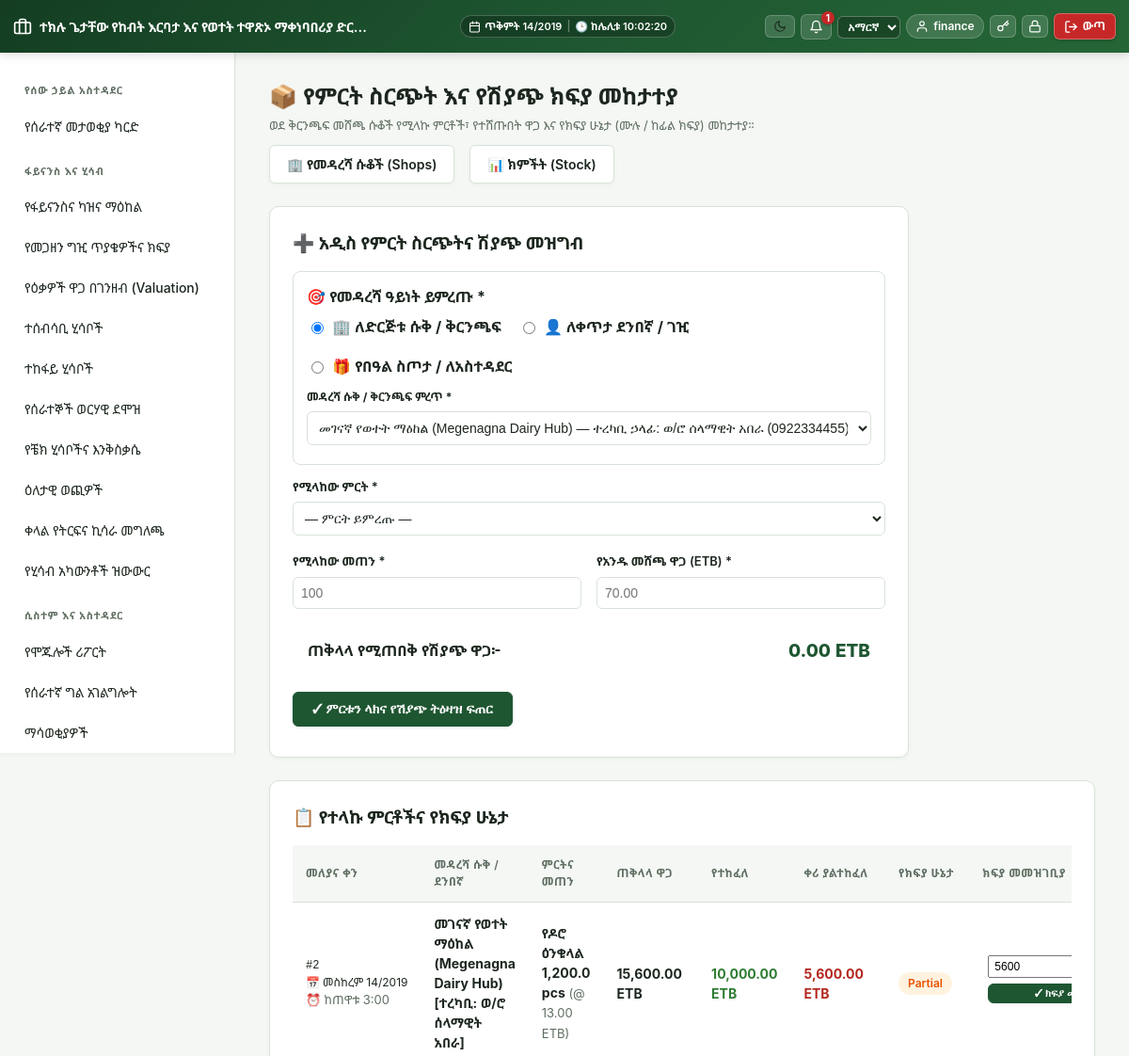
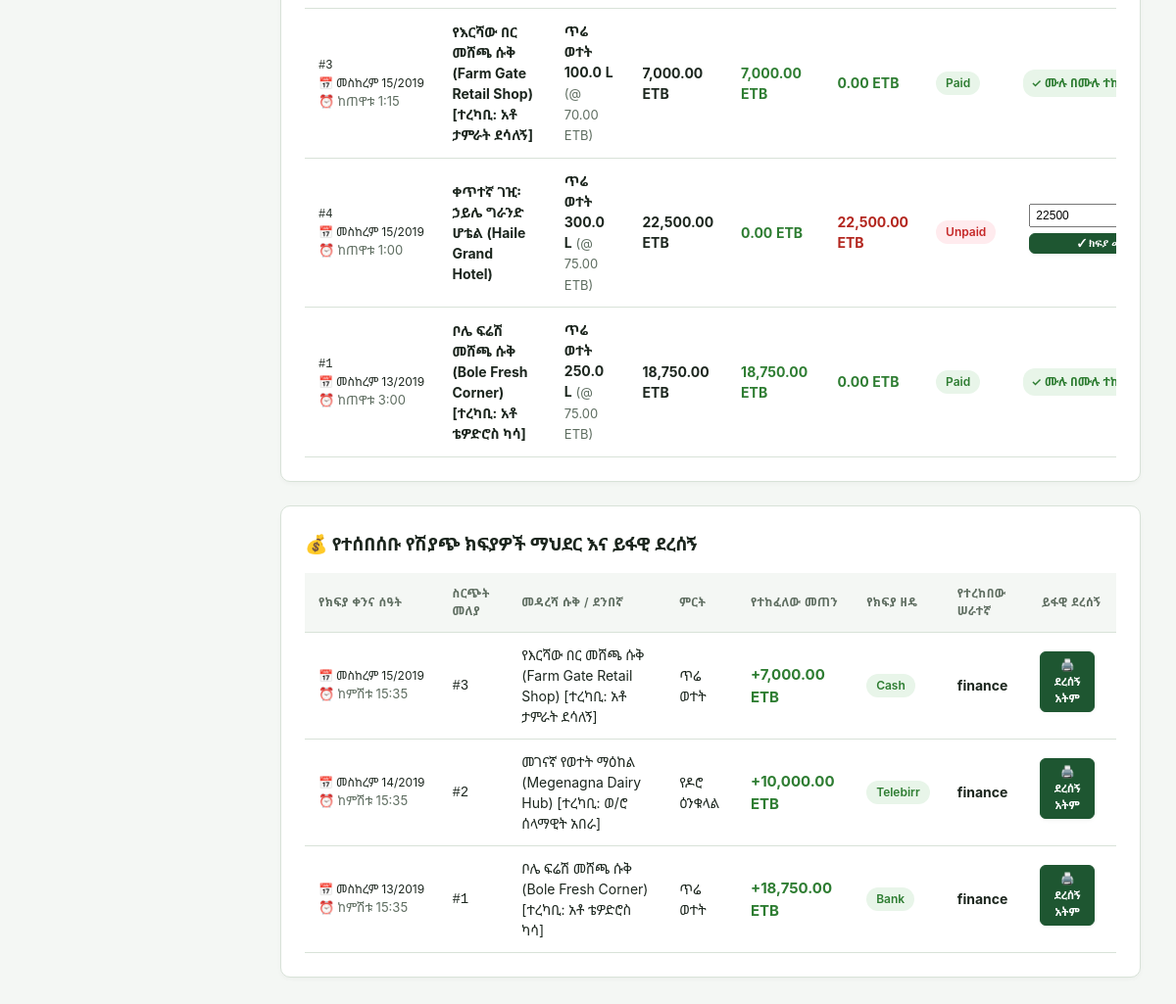
The page /modules/distribution/dispatches.php (signed in) on the database its author committed (2 pictures, top to bottom).
### tables this page shows
CREATE TABLE `dist_dispatches` (
  `id` int(11) NOT NULL,
  `vehicle_id` int(11) DEFAULT NULL,
  `driver_id` int(11) DEFAULT NULL,
  `driver_name` varchar(150) DEFAULT NULL,
  `destination_pos_location` varchar(150) NOT NULL,
  `warehouse_id` int(11) NOT NULL,
  `stock_item_id` int(11) NOT NULL,
  `quantity_dispatched` decimal(12,2) NOT NULL,
  `unit_price` decimal(12,2) NOT NULL DEFAULT 0.00,
  `total_price` decimal(12,2) NOT NULL DEFAULT 0.00,
  `amount_paid` decimal(12,2) NOT NULL DEFAULT 0.00,
  `payment_status` enum('unpaid','partial','paid') NOT NULL DEFAULT 'unpaid',
  `payment_notes` varchar(255) DEFAULT NULL,
  `sale_channel` enum('direct_sale','shop_transfer','internal_use') DEFAULT NULL COMMENT 'direct_sale=outside buyer; shop_transfer=to company shop; internal_use=gift/protocol/food at price 0',
  `quantity_delivered` decimal(12,2) DEFAULT NULL,
  `variance_flagged` tinyint(1) NOT NULL DEFAULT 0,
  `planned_dispatch_at` datetime NOT NULL,
  `dispatched_at` datetime DEFAULT NULL,
  `confirmed_at` datetime DEFAULT NULL,
  `status` enum('planned','dispatched','in_transit','delivered','partially_delivered','failed') NOT NULL DEFAULT 'planned',
  `created_by` int(11) NOT NULL,
  `created_at` datetime DEFAULT current_timestamp()
);

CREATE TABLE `wh_stock_items` (
  `id` int(11) NOT NULL,
  `sku` varchar(50) NOT NULL,
  `name` varchar(150) NOT NULL,
  `product_class` enum('milk','feed','medicine','equipment','spare_parts','general') NOT NULL,
  `department_scope` varchar(20) DEFAULT NULL COMMENT 'NULL = shared across all departments in its product_class; otherwise a departments.code value restricting it to one department (see includes/material_request_shared.php)',
  `partition_code` enum('finished_products','feed_nutrition','materials_supplies') NOT NULL DEFAULT 'finished_products',
  `unit` varchar(20) NOT NULL,
  `is_perishable` tinyint(1) NOT NULL DEFAULT 0
);

CREATE TABLE `dist_dispatch_payments` (
  `id` int(11) NOT NULL,
  `dispatch_id` int(11) NOT NULL,
  `amount` decimal(12,2) NOT NULL,
  `payment_method` enum('cash','bank','telebirr') NOT NULL DEFAULT 'cash',
  `reference_no` varchar(100) DEFAULT NULL,
  `notes` varchar(255) DEFAULT NULL,
  `received_by` int(11) NOT NULL,
  `created_at` datetime DEFAULT current_timestamp()
);

CREATE TABLE `users` (
  `id` int(11) NOT NULL,
  `name` varchar(100) NOT NULL,
  `email` varchar(150) NOT NULL,
  `password` varchar(255) NOT NULL,
  `api_token` varchar(64) DEFAULT NULL,
  `role_id` int(11) NOT NULL,
  `department_id` int(11) DEFAULT NULL,
  `locale` varchar(5) NOT NULL DEFAULT 'en',
  `theme` varchar(5) NOT NULL DEFAULT 'light',
  `two_factor_secret` varchar(64) DEFAULT NULL,
  `two_factor_enabled` tinyint(1) NOT NULL DEFAULT 0,
  `is_active` tinyint(1) NOT NULL DEFAULT 1,
  `last_login_at` datetime DEFAULT NULL,
  `created_at` datetime DEFAULT current_timestamp()
);

### modules/distribution/dispatches.php (the view, shortened to what the rows shown need)
<?php
require_once __DIR__ . '/../../includes/functions.php';
require_once __DIR__ . '/../../includes/auth.php';
require_once __DIR__ . '/../../includes/header.php';
$dispatches = db()->query(
    "SELECT d.*, i.name AS item_name, i.unit, u.name AS creator_name
     FROM dist_dispatches d
     JOIN wh_stock_items i ON i.id = d.stock_item_id
     JOIN users u ON u.id = d.created_by
     ORDER BY d.created_at DESC LIMIT 50"
)->fetchAll();
$payments = db()->query(
    "SELECT p.*, d.destination_pos_location, d.quantity_dispatched, d.unit_price, i.name AS item_name, i.unit, u.name AS receiver_name
     FROM dist_dispatch_payments p
     JOIN dist_dispatches d ON d.id = p.dispatch_id
     JOIN wh_stock_items i ON i.id = d.stock_item_id
     JOIN users u ON u.id = p.received_by
     ORDER BY p.created_at DESC LIMIT 50"
)->fetchAll();
?>
<div style="display:flex;justify-content:space-between;align-items:center;margin-bottom:16px;flex-wrap:wrap;gap:10px">
    <div>
        <h2 class="mt-0" style="margin-bottom:4px">📦 <?= current_locale() === 'am' ? 'የምርት ስርጭት እና የሽያጭ ክፍያ መከታተያ' : 'Dispatches & Sales Payment Flow' ?></h2>
    </div>
</div>
<div class="card" style="margin-bottom:24px">
    <div style="overflow-x:auto">
        <table>
            <thead>
                <tr>
                    <th><?= current_locale() === 'am' ? 'መለያና ቀን' : 'ID & Date' ?></th>
                    <th><?= current_locale() === 'am' ? 'መዳረሻ ሱቅ / ደንበኛ' : 'Destination Shop / Buyer' ?></th>
                    <th><?= current_locale() === 'am' ? 'ምርትና መጠን' : 'Product & Qty' ?></th>
                    <th><?= current_locale() === 'am' ? 'ጠቅላላ ዋጋ' : 'Total Price' ?></th>
                    <th><?= current_locale() === 'am' ? 'የተከፈለ' : 'Paid' ?></th>
                    <th><?= current_locale() === 'am' ? 'ቀሪ ያልተከፈለ' : 'Remaining' ?></th>
                    <th><?= current_locale() === 'am' ? 'የክፍያ ሁኔታ' : 'Status' ?></th>
                    <th><?= current_locale() === 'am' ? 'ክፍያ መመዝገቢያ' : 'Record Payment' ?></th>
                </tr>
            </thead>
            <tbody>
                <?php foreach ($dispatches as $d):
                    $totalVal = (float)$d['total_price'];
                    $paidVal  = (float)$d['amount_paid'];
                    $remVal   = max(0, $totalVal - $paidVal);
                    $pStatusBadge = match($d['payment_status']) {
                        'paid' => 'badge milking',
                        'partial' => 'badge dry',
                        default => 'badge sold'
                    };
                ?>
                    <tr>
                        <td style="font-size:12px;white-space:nowrap">
                            <code>#<?= (int)$d['id'] ?></code><br>
                            📅 <?= eth_date($d['dispatched_at']) ?><br>
                            <small class="text-muted">⏰ <?= eth_time($d['dispatched_at']) ?></small>
                        </td>
                        <td><strong><?= h($d['destination_pos_location']) ?></strong></td>
                        <td>
                            <strong><?= h($d['item_name']) ?></strong>
                            <br><span style="font-weight:700"><?= number_format($d['quantity_dispatched'], 1) ?> <?= h($d['unit']) ?></span>
                            <small class="text-muted">(@ <?= number_format($d['unit_price'], 2) ?> ETB)</small>
                        </td>
                        <td><strong style="font-size:14px"><?= number_format($totalVal, 2) ?> ETB</strong></td>
                        <td style="color:#2e7d32;font-weight:700"><?= number_format($paidVal, 2) ?> ETB</td>
                        <td style="color:<?= $remVal > 0 ? '#b3261e' : '#2e7d32' ?>;font-weight:700">
                            <?= number_format($remVal, 2) ?> ETB
                        </td>
                        <td><span class="<?= $pStatusBadge ?>"><?= h(ucfirst($d['payment_status'])) ?></span></td>
                        <td>
                            <?php if ($remVal > 0.01): ?>
                                <form method="post" style="display:flex;gap:4px;flex-direction:column;background:var(--hover);padding:6px;border-radius:6px"><?= csrf_field() ?>
                                    <div style="display:flex;gap:4px">
                                        <input type="number" step="0.01" min="0.01" max="<?= $remVal ?>" name="payment_amount" value="<?= $remVal ?>" required style="width:90px;padding:3px 5px;font-size:12px" title="የሚከፈለው መጠን">
                                    </div>
                                    <button class="btn" type="submit" style="padding:3px 8px;font-size:11px;background:#1e5631;border-color:#1e5631;margin-top:2px">✓ ክፍያ መዝግብ</button>
                                </form>
                            <?php else: ?>
                                <span class="badge milking" style="padding:5px 8px">✓ ሙሉ በሙሉ ተከፍሏል</span>
                            <?php endif; ?>
                        </td>
                    </tr>
                <?php endforeach; ?>
            </tbody>
        </table>
    </div>
</div>
<div class="card">
    <div style="overflow-x:auto">
        <table>
            <thead>
                <tr>
                    <th><?= current_locale() === 'am' ? 'የክፍያ ቀንና ሰዓት' : 'Payment Date' ?></th>
                    <th><?= current_locale() === 'am' ? 'ስርጭት መለያ' : 'Dispatch #' ?></th>
                    <th><?= current_locale() === 'am' ? 'መዳረሻ ሱቅ / ደንበኛ' : 'Destination' ?></th>
                    <th><?= current_locale() === 'am' ? 'ምርት' : 'Item' ?></th>
                    <th><?= current_locale() === 'am' ? 'የተከፈለው መጠን' : 'Amount Paid' ?></th>
                    <th><?= current_locale() === 'am' ? 'የክፍያ ዘዴ' : 'Method' ?></th>
                    <th><?= current_locale() === 'am' ? 'የተረከበው ሠራተኛ' : 'Receiver' ?></th>
                    <th style="text-align:center"><?= current_locale() === 'am' ? 'ይፋዊ ደረሰኝ' : 'Receipt' ?></th>
                </tr>
            </thead>
            <tbody>
                <?php foreach ($payments as $p): ?>
                    <tr>
                        <td style="font-size:12px;white-space:nowrap">
                            📅 <?= eth_date($p['created_at']) ?><br>
                            <small class="text-muted">⏰ <?= eth_time($p['created_at']) ?></small>
                        </td>
                        <td><code>#<?= (int)$p['dispatch_id'] ?></code></td>
                        <td><?= h($p['destination_pos_location']) ?></td>
                        <td><?= h($p['item_name']) ?></td>
                        <td><strong style="color:#2e7d32;font-size:15px">+<?= number_format($p['amount'], 2) ?> ETB</strong></td>
                        <td><span class="badge active"><?= h(ucfirst($p['payment_method'])) ?></span></td>
                        <td><strong><?= h($p['receiver_name']) ?></strong></td>
                        <td style="text-align:center">
                            <a href="<?= BASE_URL ?>/modules/distribution/receipt_print.php?payment_id=<?= (int)$p['id'] ?>" target="_blank" class="btn" style="padding:4px 10px;font-size:11.5px;background:#1e5631;border-color:#1e5631;text-decoration:none">
                                🖨️ <?= current_locale() === 'am' ? 'ደረሰኝ አትም' : 'Print Receipt' ?>
                            </a>
                        </td>
                    </tr>
                <?php endforeach; ?>
            </tbody>
        </table>
    </div>
</div>
<?php require_once __DIR__ . '/../../includes/footer.php'; ?>

### rows shown on the page
dist_dispatches: id "2", dispatched_at "መስከረም 14/2019", dispatched_at "ከጠዋቱ 3:00", destination_pos_location "መገናኛ የወተት ማዕከል (Megenagna Dairy Hub) [ተረካቢ: ወ/ሮ ሰላማዊት አበራ]", stock_item.name "የዶሮ ዕንቁላል", quantity_dispatched "1,200.0", stock_item.unit "pcs", unit_price "13.00", total_price "15,600.00", amount_paid "10,000.00", remVal "5,600.00", payment_status "Partial", payment_amount "5600"
dist_dispatches: id "3", dispatched_at "መስከረም 15/2019", dispatched_at "ከጠዋቱ 1:15", destination_pos_location "የእርሻው በር መሸጫ ሱቅ (Farm Gate Retail Shop) [ተረካቢ: አቶ ታምራት ደሳለኝ]", stock_item.name "ጥሬ ወተት", quantity_dispatched "100.0", stock_item.unit "L", unit_price "70.00", total_price "7,000.00", amount_paid "7,000.00", remVal "0.00", payment_status "Paid", shows "✓ ሙሉ በሙሉ…"
dist_dispatches: id "4", dispatched_at "መስከረም 15/2019", dispatched_at "ከጠዋቱ 1:00", destination_pos_location "ቀጥተኛ ገዢ፡ ኃይሌ ግራንድ ሆቴል (Haile Grand Hotel)", stock_item.name "ጥሬ ወተት", quantity_dispatched "300.0", stock_item.unit "L", unit_price "75.00", total_price "22,500.00", amount_paid "0.00", remVal "22,500.00", payment_status "Unpaid", payment_amount "22500"
dist_dispatches: id "1", dispatched_at "መስከረም 13/2019", dispatched_at "ከጠዋቱ 3:00", destination_pos_location "ቦሌ ፍሬሽ መሸጫ ሱቅ (Bole Fresh Corner) [ተረካቢ: አቶ ቴዎድሮስ ካሳ]", stock_item.name "ጥሬ ወተት", quantity_dispatched "250.0", stock_item.unit "L", unit_price "75.00", total_price "18,750.00", amount_paid "18,750.00", remVal "0.00", payment_status "Paid", shows "✓ ሙሉ በሙሉ…"
dist_dispatch_payments: created_at "መስከረም 15/2019", created_at "ከምሽቱ 15:35", dispatch "3", dist_dispatches.destination_pos_location "የእርሻው በር መሸጫ ሱቅ (Farm Gate Retail Shop) [ተረካቢ: አቶ ታምራት ደሳለኝ]", wh_stock_items.name "ጥሬ ወተት", amount "7,000.00", payment_method "Cash", users.name "finance"
dist_dispatch_payments: created_at "መስከረም 14/2019", created_at "ከምሽቱ 15:35", dispatch "2", dist_dispatches.destination_pos_location "መገናኛ የወተት ማዕከል (Megenagna Dairy Hub) [ተረካቢ: ወ/ሮ ሰላማዊት አበራ]", wh_stock_items.name "የዶሮ ዕንቁላል", amount "10,000.00", payment_method "Telebirr", users.name "finance"
dist_dispatch_payments: created_at "መስከረም 13/2019", created_at "ከምሽቱ 15:35", dispatch "1", dist_dispatches.destination_pos_location "ቦሌ ፍሬሽ መሸጫ ሱቅ (Bole Fresh Corner) [ተረካቢ: አቶ ቴዎድሮስ ካሳ]", wh_stock_items.name "ጥሬ ወተት", amount "18,750.00", payment_method "Bank", users.name "finance"

### other values the page prints
$unread "1"
$user['name'] "finance"
$sec['title'] "የሰው ኃይል አስተዳደር"
$item['label'] "የሰራተኛ መታወቂያ ካርድ"
$sec['title'] "ፋይናንስ እና ሂሳብ"
$item['label'] "የፋይናንስና ካዝና ማዕከል"
$item['label'] "የመጋዘን ግዢ ጥያቄዎችና ክፍያ"
$item['label'] "የዕቃዎች ዋጋ በገንዘብ (Valuation)"
$item['label'] "ተሰብሳቢ ሂሳቦች"
$item['label'] "ተከፋይ ሂሳቦች"
$item['label'] "የሰራተኞች ወርሃዊ ደሞዝ"
$item['label'] "የቼክ ሂሳቦችና እንቅስቃሴ"
$item['label'] "ዕለታዊ ወጪዎች"
$item['label'] "ቀላል የትርፍና ኪሳራ መግለጫ"
$item['label'] "የሂሳብ አካውንቶች ዝውውር"
